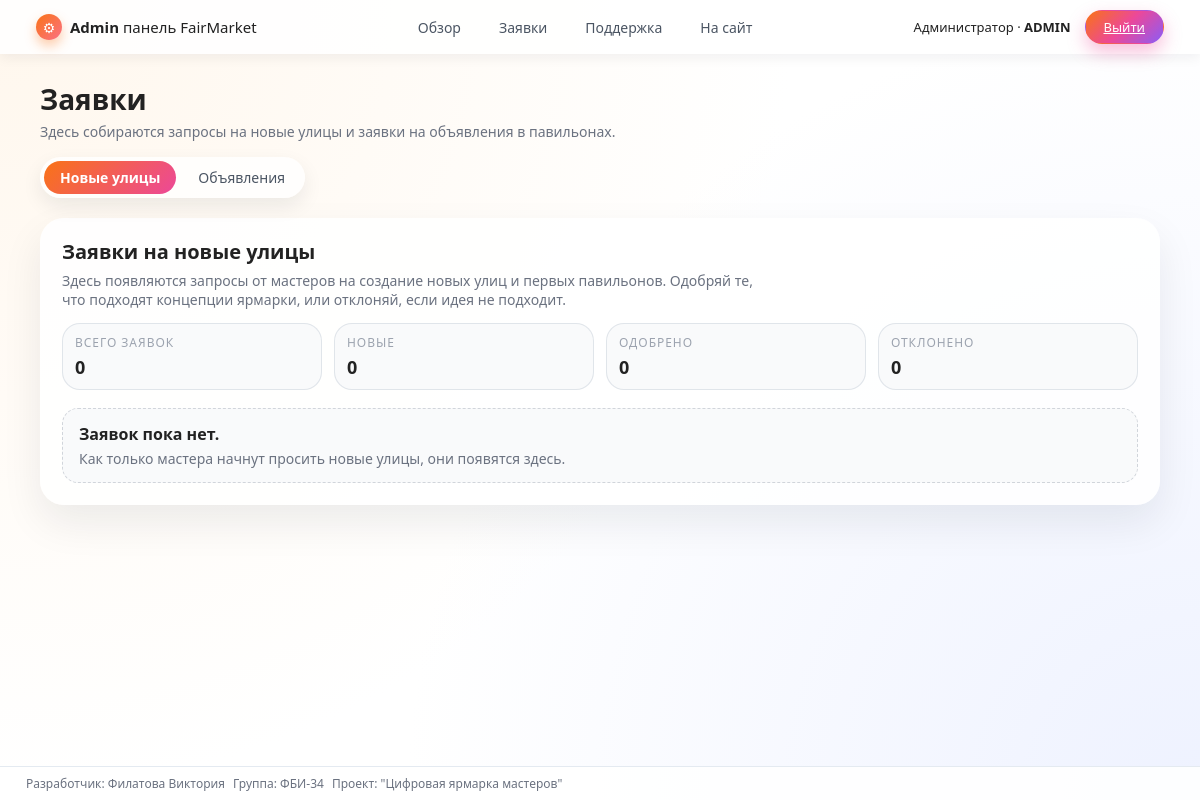
Before: /admin/requests (signed in) with the older database file.
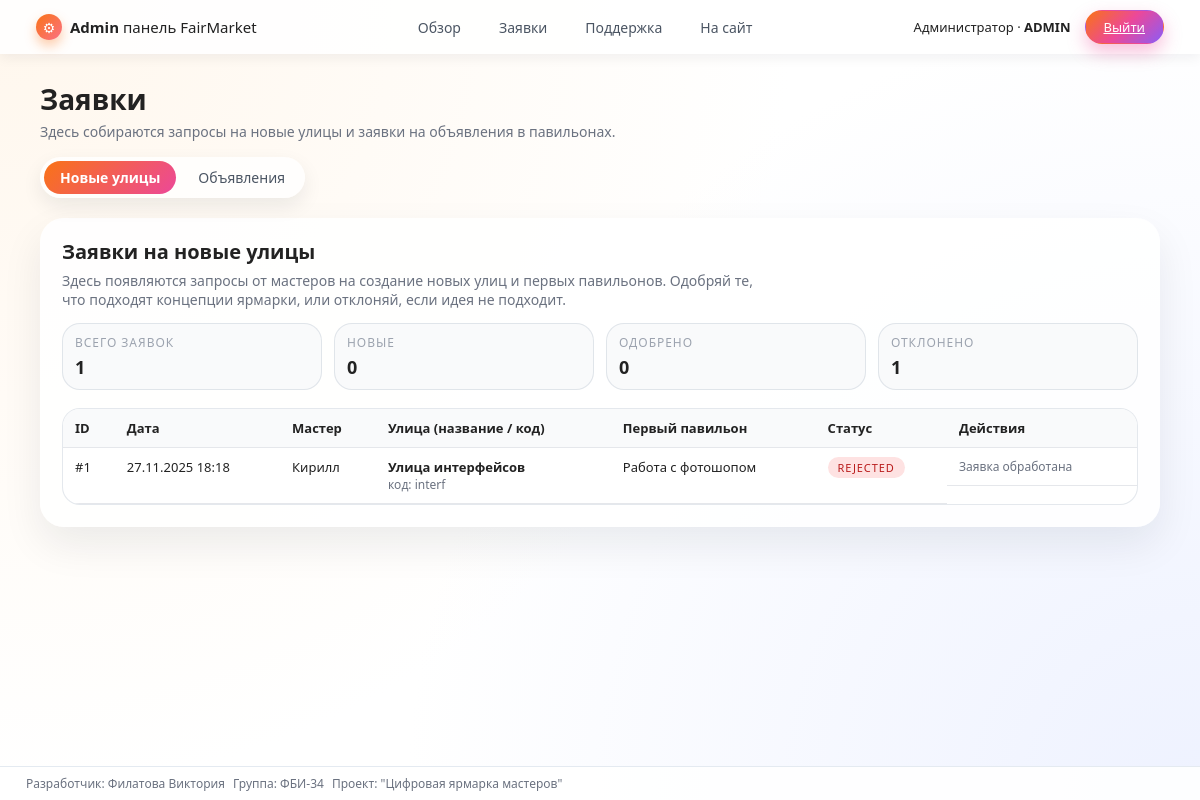
After: the same page with the newer database file.
### app.py (models this page shows)
class StreetRequest(db.Model):
    __tablename__ = "street_requests"
    id = db.Column(db.Integer, primary_key=True)
    user_id = db.Column(db.Integer, db.ForeignKey("users.id"), nullable=False)
    user = db.relationship("User", backref="street_requests")
    street_name = db.Column(db.String(120), nullable=False)
    street_code = db.Column(db.String(50), nullable=False)
    pavilion_title = db.Column(db.String(150), nullable=False)
    pavilion_desc = db.Column(db.Text, nullable=True)
    status = db.Column(db.String(20), nullable=False, default="pending")
    created_at = db.Column(db.DateTime, default=datetime.utcnow)
    street_id = db.Column(db.Integer, db.ForeignKey("streets.id"), nullable=True)

class User(db.Model):
    __tablename__ = "users"
    id = db.Column(db.Integer, primary_key=True)
    username = db.Column(db.String(120), nullable=False)
    email = db.Column(db.String(120), unique=True, nullable=False)
    password = db.Column(db.String(200), nullable=False)  # тут хеш
    role = db.Column(db.String(20), nullable=False, default="user")  # user/master/admin

### app.py (the view)
@app.route("/admin/requests")
@admin_required
def admin_requests():
    fio, group = get_student_info()
    requests_list = StreetRequest.query.order_by(
        StreetRequest.created_at.desc()
    ).all()
    stats = {
        "total": len(requests_list),
        "pending": sum(1 for r in requests_list if r.status == "pending"),
        "approved": sum(1 for r in requests_list if r.status == "approved"),
        "rejected": sum(1 for r in requests_list if r.status == "rejected"),
    }
    return render_template(
        "admin_requests.html",
        fio=fio,
        group=group,
        requests=requests_list,
        stats=stats,
    )

### app.py (called while the page is built, shortened)
def get_student_info():
    return "Филатова Виктория", "ФБИ-34"

def recalc_unread_total():
    if "user_id" not in session:
        session["unread_total"] = 0
        return
    user_id = session["user_id"]
    role = session.get("user_role")
    unread_total = AdMessage.query.filter_by(
        receiver_id=user_id,
        is_read=False,
    ).count()
    session["unread_total"] = unread_total

def recalc_support_badge():
    if "user_id" not in session:
        session["support_unread"] = 0
        session["admin_support_new"] = 0
        return
    role = session.get("user_role")
    if role == "admin":
        session["support_unread"] = 0
        session["admin_support_new"] = SupportMessage.query.filter_by(
            status="new"
        ).count()
        return

def recalc_admin_counters():
    if session.get("user_role") != "admin":
        session["admin_requests"] = 0
        session["admin_support_new"] = 0
        return
    pending_ads = AdRequest.query.filter_by(status="pending").count()
    pending_pav = PavilionRequest.query.filter_by(status="pending").count()
    pending_streets = StreetRequest.query.filter_by(status="pending").count()
    session["admin_requests"] = pending_ads + pending_pav + pending_streets
    session["admin_support_new"] = SupportMessage.query.filter_by(
        status="new"
    ).count()

@app.before_request
def auto_update_unread():
    if "user_id" in session:
        recalc_unread_total()
        recalc_support_badge()
        recalc_admin_counters()
    else:
        session["unread_total"] = 0
        session["support_unread"] = 0
        session["admin_support_new"] = 0
        session["admin_requests"] = 0

def admin_required(view_func):
    @wraps(view_func)
    def wrapped(*args, **kwargs):
        if session.get("user_role") != "admin":
            flash("Доступ только для администратора.", "error")
            return redirect(url_for("index"))
        return view_func(*args, **kwargs)
    return wrapped

### templates/admin_requests.html (shortened to what this page needs)
{% extends "admin_base.html" %}
{% block content %}
<div class="admin-page-header">
    <h1 class="admin-page-title">Заявки</h1>
    <p class="admin-page-subtitle">
        Здесь собираются запросы на новые улицы и заявки на объявления в павильонах.
    </p>
</div>
<div class="admin-tabs">
    <a href="{{ url_for('admin_requests') }}" class="admin-tab admin-tab-active">
        Новые улицы
    </a>
    <a href="{{ url_for('admin_ad_requests') }}" class="admin-tab">
        Объявления
    </a>
</div>
<section class="admin-section">
    <h2 class="admin-section-title">Заявки на новые улицы</h2>
    <p class="admin-section-text">
        Здесь появляются запросы от мастеров на создание новых улиц и первых павильонов.
        Одобряй те, что подходят концепции ярмарки, или отклоняй, если идея не подходит.
    </p>
    <div class="admin-stat-grid">
        <div class="admin-stat-card">
            <div class="admin-stat-label">Всего заявок</div>
            <div class="admin-stat-value">{{ stats.total }}</div>
        </div>
        <div class="admin-stat-card">
            <div class="admin-stat-label">Новые</div>
            <div class="admin-stat-value">{{ stats.pending }}</div>
        </div>
        <div class="admin-stat-card">
            <div class="admin-stat-label">Одобрено</div>
            <div class="admin-stat-value">{{ stats.approved }}</div>
        </div>
        <div class="admin-stat-card">
            <div class="admin-stat-label">Отклонено</div>
            <div class="admin-stat-value">{{ stats.rejected }}</div>
        </div>
    </div>
    {% if requests %}
    <div class="admin-table-wrapper">
        <table class="admin-table">
            <thead>
            <tr>
                <th>ID</th>
                <th>Дата</th>
                <th>Мастер</th>
                <th>Улица (название / код)</th>
                <th>Первый павильон</th>
                <th>Статус</th>
                <th class="admin-table-actions-col">Действия</th>
            </tr>
            </thead>
            <tbody>
            {% for req in requests %}
                <tr>
                    <td>#{{ req.id }}</td>
                    <td>
                        {{ req.created_at.strftime("%d.%m.%Y %H:%M") if req.created_at }}
                    </td>
                    <td>{{ req.user.username }}</td>
                    <td>
                        <div class="admin-table-main">{{ req.street_name }}</div>
                        <div class="admin-table-sub">код: {{ req.street_code }}</div>
                    </td>
                    <td>{{ req.pavilion_title }}</td>
                    <td>
                        {% if req.status == "pending" %}
                            <span class="admin-status admin-status-pending">pending</span>
                        {% elif req.status == "approved" %}
                            <span class="admin-status admin-status-approved">approved</span>
                        {% elif req.status == "rejected" %}
                            <span class="admin-status admin-status-rejected">rejected</span>
                        {% endif %}
                    </td>
                    <td class="admin-table-actions">
                        {% if req.status == "pending" %}
                            <form method="post"
                                  action="{{ url_for('approve_request', req_id=req.id) }}">
                                <button type="submit"
                                        class="btn btn-small btn-success">
                                    Одобрить
                                </button>
                            </form>
                            <form method="post"
                                  action="{{ url_for('reject_request', req_id=req.id) }}">
                                <button type="submit"
                                        class="btn btn-small btn-outline-danger">
                                    Отклонить
                                </button>
                            </form>
                        {% else %}
                            <span class="admin-table-sub">Заявка обработана</span>
                        {% endif %}
                    </td>
                </tr>
            {% endfor %}
            </tbody>
        </table>
    </div>
    {% else %}
        <div class="admin-empty">
            <h3>Заявок пока нет.</h3>
            <p>Как только мастера начнут просить новые улицы, они появятся здесь.</p>
        </div>
    {% endif %}
</section>
{% endblock %}

### templates/admin_base.html (shortened to what this page needs)
<!doctype html>
<html lang="ru">
<head>
    <link rel="stylesheet" href="{{ url_for('static', filename='style.css') }}">
</head>
<body class="admin-body">
<header class="admin-header">
    <div class="admin-header-left">
        <span class="admin-logo-icon">⚙</span>
        <span class="admin-logo-text">
            <b>Admin</b> панель FairMarket
        </span>
    </div>
    <nav class="admin-nav">
        <a href="{{ url_for('admin_dashboard') }}" class="admin-nav-link">Обзор</a>
        <a href="{{ url_for('admin_ad_requests') }}" class="admin-nav-link">
            Заявки
        </a>
        <a href="{{ url_for('admin_support') }}" class="admin-nav-link">
            Поддержка
        </a>
        <a href="{{ url_for('index') }}" class="admin-nav-link">На сайт</a>
    </nav>
    <div class="admin-header-right">
        <span class="admin-user">
            Администратор · <span class="admin-user-name">ADMIN</span>
        </span>
        <a href="{{ url_for('logout') }}" class="btn btn-primary admin-logout-btn">
            Выйти
        </a>
    </div>
</header>
<main class="admin-main">
    {% block content %}{% endblock %}
</main>
<footer class="site-footer">
    <div class="footer-inner">
        <span>Разработчик: {{ fio }}</span>
        <span>Группа: {{ group }}</span>
        <span>Проект: "Цифровая ярмарка мастеров"</span>
    </div>
</footer>
</body>
</html>

### static/style.css (style rules this page uses)
*, *::before, *::after { box-sizing: border-box; }
body { margin: 0; font-family: system-ui, -apple-system, BlinkMacSystemFont, "Segoe UI", sans-serif; background: radial-gradient(circle at top, #ffe6f3 0, #fff5d9 30%, #f3f4ff 70%, #e0f7ff 100%); color: #222; }
.btn { border-radius: 999px; padding: 6px 16px; font-size: 13px; border: 1px solid transparent; cursor: pointer; transition: transform .12s ease-out, box-shadow .12s ease-out, background .12s ease-out, color .12s ease-out; white-space: nowrap; }
.btn-primary { background: linear-gradient(135deg, #f97316, #ec4899, #8b5cf6); color: #fff; box-shadow: 0 8px 18px rgba(236, 72, 153, 0.35); }
.site-footer { border-top: 1px solid rgba(226, 232, 240, 0.9); background: rgba(255,255,255,0.9); padding: 8px 0; }
.footer-inner { max-width: 1180px; margin: 0 auto; padding: 0 16px; font-size: 12px; color: #6b7280; display: flex; flex-wrap: wrap; gap: 8px; align-items: center; }

### templates/admin_base.html (style rules this page uses)
.admin-body { background: radial-gradient(circle at 0 0, #fff7ed 0, transparent 55%), radial-gradient(circle at 100% 100%, #eef2ff 0, transparent 55%); min-height: 100vh; display: flex; flex-direction: column; }
.admin-header { display: flex; align-items: center; justify-content: space-between; padding: 10px 36px; background: rgba(255,255,255,0.9); box-shadow: 0 4px 12px rgba(15,23,42,0.06); position: sticky; top: 0; z-index: 20; }
.admin-header-left { display: flex; align-items: center; gap: 8px; font-size: 15px; }
.admin-logo-icon { width: 26px; height: 26px; border-radius: 999px; display: inline-flex; align-items: center; justify-content: center; font-size: 14px; background: linear-gradient(135deg, #f97316, #fb7185); color: #fff; box-shadow: 0 6px 12px rgba(249,115,22,0.35); }
.admin-logo-text b { font-weight: 800; }
.admin-nav { display: flex; gap: 18px; font-size: 14px; }
.admin-nav-link { text-decoration: none; color: #4b5563; padding: 6px 10px; border-radius: 999px; transition: background .2s, color .2s, box-shadow .2s; }
.admin-header-right { display: flex; align-items: center; gap: 14px; font-size: 13px; }
.admin-user-name { font-weight: 700; }
.admin-logout-btn { padding: 7px 18px; border-radius: 999px; font-size: 13px; }
.admin-main { flex: 1; padding: 26px 40px 32px; }

### templates/admin_requests.html (style rules this page uses)
.admin-page-header { margin-bottom: 16px; }
.admin-page-title { font-size: 28px; font-weight: 800; margin: 0 0 4px; }
.admin-page-subtitle { margin: 0; font-size: 14px; color: #6b7280; }
.admin-tabs { display: inline-flex; gap: 6px; padding: 4px; border-radius: 999px; background: rgba(255,255,255,0.8); box-shadow: 0 8px 20px rgba(15,23,42,0.08); margin-bottom: 20px; }
.admin-tab { padding: 7px 16px; border-radius: 999px; font-size: 14px; text-decoration: none; color: #4b5563; transition: background .2s, color .2s; }
.admin-tab-active { background: linear-gradient(135deg,#f97316,#ec4899); color: #fff; font-weight: 600; }
.admin-section { background: rgba(255,255,255,0.9); border-radius: 24px; padding: 20px 22px 22px; box-shadow: 0 18px 40px rgba(15,23,42,0.08); }
.admin-section-title { margin: 0 0 6px; font-size: 20px; font-weight: 700; }
.admin-section-text { margin: 0 0 14px; font-size: 14px; color: #6b7280; max-width: 700px; }
.admin-stat-grid { display: grid; grid-template-columns: repeat(4, minmax(0, 1fr)); gap: 12px; margin-bottom: 18px; }
.admin-stat-card { border-radius: 18px; padding: 10px 12px; background: #f9fafb; border: 1px solid rgba(148,163,184,0.25); }
.admin-stat-label { font-size: 12px; text-transform: uppercase; letter-spacing: .08em; color: #9ca3af; margin-bottom: 4px; }
.admin-stat-value { font-size: 18px; font-weight: 800; }
.admin-table-wrapper { overflow-x: auto; border-radius: 18px; border: 1px solid rgba(148,163,184,0.25); background: #fff; }
.admin-table { width: 100%; border-collapse: collapse; font-size: 13px; }
.admin-table th, .admin-table td { padding: 10px 12px; border-bottom: 1px solid #e5e7eb; text-align: left; vertical-align: top; }
.admin-table thead { background: #f9fafb; }
.admin-table-main { font-weight: 600; }
.admin-table-sub { font-size: 12px; color: #6b7280; }
.admin-table-actions-col { width: 190px; }
.admin-table-actions { display: flex; flex-direction: column; gap: 6px; }
.admin-status { padding: 3px 10px; border-radius: 999px; font-size: 11px; text-transform: uppercase; letter-spacing: .08em; }
.admin-status-rejected { background: #fee2e2; color: #b91c1c; }

Changed rows visible on the page:
added StreetRequest: id "1", created_at "27.11.2025 18:18", user.username "Кирилл", street_name "Улица интерфейсов", street_code "interf", pavilion_title "Работа с фотошопом", status "REJECTED"
Other visible differences:
{{ stats.total }}: "0" → "1"
{{ stats.rejected }}: "0" → "1"
text no longer shown: "Заявок пока нет. Как только мастера начнут просить новые улицы, они появятся здесь."
text now shown: "ID Дата Мастер Улица (название / код) Первый павильон Статус Действия"
